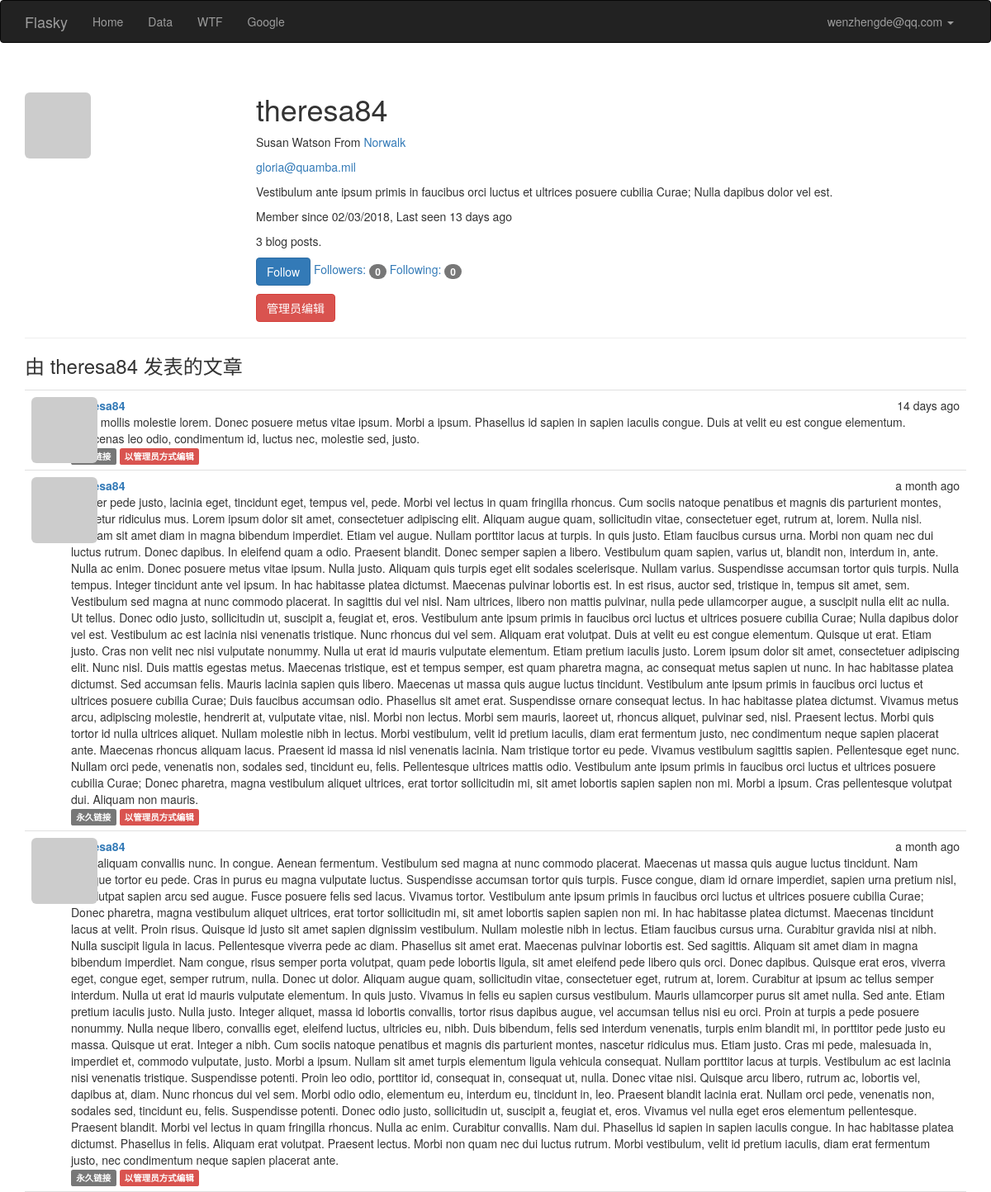
The page /user/theresa84 (signed in) on the database its author committed.
### app/models.py (models this page shows, shortened)
class User(UserMixin,db.Model):
    __tablename__ = 'users'
    id = db.Column(db.Integer, primary_key=True)
    email = db.Column(db.String(64),unique=True,index=True)
    username = db.Column(db.String(64), unique=True, index=True)
    password_hash = db.Column(db.String(128))
    role_id = db.Column(db.Integer, db.ForeignKey('roles.id'))
    confirmed = db.Column(db.Boolean,default=False)
    name = db.Column(db.String(64))
    location = db.Column(db.String(64))
    about_me = db.Column(db.Text())
    member_since = db.Column(db.DateTime(),default=datetime.utcnow)
    last_seen = db.Column(db.DateTime(),default=datetime.utcnow)
    avatar_hash = db.Column(db.String(32))
    posts = db.relationship('Post',backref='author',lazy='dynamic')
    test1 = db.Column(db.String(32))
    followed = db.relationship('Follow',
                               foreign_keys=[Follow.follower_id],
                               backref=db.backref('follower',lazy='joined'),
                               lazy='dynamic',
                               cascade = 'all,delete-orphan')
    followers = db.relationship('Follow',
                               foreign_keys=[Follow.followed_id],
                               backref=db.backref('followed',lazy='joined'),
                               lazy='dynamic',
                               cascade='all,delete-orphan')
    def ping(self):
        self.last_seen = datetime.utcnow()
        db.session.add(self)
    def can(self, perm):
        return self.role is not None and self.role.has_permission(perm)
    @property
    def password(self):
        raise AttributeError('password is not a readable attribute')
    def gravatar(self,size=100,default='identicon',rating='g'):
        if request.is_secure:
            url = 'https://secure.gravatar.com/avatar'
        else:
            url = 'http://www.gravatar.com/avatar'
        hash = self.avatar_hash
        return '{url}/{hash}?s={size}&d={default}&r={rating}'.format(url=url,hash=hash,size=size,default=default,rating=rating)
    def is_following(self,user):
        if user.id is None:
            return False
        return self.followed.filter_by(followed_id = user.id).first() is not None

class Post(db.Model):
    __tablename__ = 'posts'
    id = db.Column(db.Integer,primary_key=True)
    body = db.Column(db.Text)
    timestamp = db.Column(db.DateTime,index=True,default=datetime.utcnow)
    author_id = db.Column(db.Integer,db.ForeignKey('users.id'))
    body_html = db.Column(db.Text)

### app/main/views.py (the view)
@main.route('/user/<username>')
def user(username):
    user = User.query.filter_by(username = username).first()
    if user is None:
        abort(404)
    posts = user.posts.order_by(Post.timestamp.desc()).all()
    return render_template('user.html',user=user,posts=posts)

### app/auth/views.py (called while the page is built)
@auth.before_app_request
def before_request():
    if current_user.is_authenticated:
        current_user.ping()
        if not current_user.confirmed and request.endpoint[:5] !='auth.':
            return  redirect(url_for('auth.unconfirmed'))

### app/main/__init__.py (called while the page is built)
@main.app_context_processor
def inject_permissions():
    return dict(Permission=Permission)

### app/models.py (called while the page is built)
@login_manager.user_loader
def load_user(user_id):
    return User.query.get(int(user_id))

    def has_permission(self, perm):
        return self.permissions & perm == perm

### app/templates/user.html (shortened to what this page needs)
{% extends "base.html" %}
{% block page_content %}
<div class="page-header">
    <img class="img-rounded profile-thumbnail" src="{{ user.gravatar(size=256) }}">
    <div class="profile-header">
        <h1>{{ user.username }}</h1>
        {% if user.name or user.location %}
        <p>
        {% if user.name %}
            {{ user.name }}
        {% endif %}
        {% if user.location %}
            From <a href="http://maps.google.com/?q={{ user.location }}">{{ user.location }}</a>
        {% endif %}
        </p>
    {% endif %}
    {% if current_user.is_administrator %}
    <p><a href="mailto:{{ user.email }}">{{ user.email }}</a> </p>
    {% endif %}
    {% if user.about_me %}<p>{{ user.about_me }}</p>
    {% endif %}
    <p>
        Member since {{ moment(user.member_since).format('L') }},
        Last seen {{ moment(user.last_seen).fromNow() }}
    </p>
    <p>{{ user.posts.count() }} blog posts.</p>
    <p>
        {% if current_user.can(Permission.FOLLOW) and user != current_user %}
            {% if not current_user.is_following(user) %}
            <a href="{{ url_for('.follow', username=user.username) }}" class="btn btn-primary">Follow</a>
            {% else %}
            <a href="{{ url_for('.unfollow', username=user.username) }}" class="btn btn-default">Unfollow</a>
            {% endif %}{% endif %}
        <a href="{{ url_for('.followers', username=user.username) }}">Followers: <span class="badge">{{ user.followers.count() }}</span></a>
        <a href="{{ url_for('.followed_by', username=user.username) }}">Following: <span class="badge">{{ user.followed.count() }}</span></a>
    </p>
    <p>
    {% if current_user.is_administrator %}
        <a class="btn btn-danger"
           href="{{ url_for('.edit_profile_admin',id=user.id) }}">
        管理员编辑
        </a>
    {% endif %}
    </p>
    </div>
</div>
    <h3>由 {{ user.username }} 发表的文章</h3>
    {% include '_posts.html' %}
{% endblock %}

### app/templates/base.html (shortened to what this page needs)
{% extends "bootstrap/base.html" %}
{% block head %}
{{ super() }}
    <link rel="stylesheet" type="text/css" href="{{ url_for('static', filename='styles.css') }}">
{% endblock %}
{% block navbar %}
<div class="navbar navbar-inverse" role="navigation">
    <div class="container">
        <div class="navbar-header">
            <a class="navbar-brand" href="/">Flasky</a>
        </div>
        <div class="navbar-collapse collapse">
            <ul class="nav navbar-nav">
                <li><a href="/">Home</a></li>
                <li><a href="/data">Data</a></li>
                <li><a href="/wtf">WTF</a></li>
                <li><a href="/redirect">Google</a></li>
            </ul>
            <ul class="nav navbar-nav navbar-right">
                {% if current_user.is_authenticated %}
                    <li class="dropdown">
                        <a href="#" class="dropdown-toggle" data-toggle="dropdown">{{ current_user.email }} <b class="caret"></b></a>
                    </li>
                {% else %}
                    <li><a href="{{ url_for('auth.login') }}">登陆</a></li>
                {% endif %}
        </div>
    </div>
</div>
{% endblock %}
{% block content %}
<div class="container">
    {% block page_content %}{% endblock %}
</div>
{% endblock %}

### app/templates/_posts.html
<ul class="posts">
    {% for post in posts %}
    <li class="post">
        <div class="post-thumbnail">
            <a href="{{ url_for('.user', username=post.author.username) }}">
                <img class="img-rounded profile-thumbnail" src="{{ post.author.gravatar(size=40) }}">
            </a>
        </div>
        <div class="post-content">
            <div class="post-date">{{ moment(post.timestamp).fromNow() }}</div>
            <div class="post-author"><a href="{{ url_for('.user', username=post.author.username) }}">{{ post.author.username }}</a></div>
            <div class="post-body">
                {% if post.body_html %}
                    {{ post.body_html | safe }}
                {% else %}
                    {{ post.body }}
                {% endif %}
            </div>
            <div class="post-footer">
                <a href="{{ url_for('.post',id=post.id) }}">
                    <span class="label label-default">永久链接</span>
                    {% if current_user == post.author %}
                    <a href="{{ url_for('.edit',id=post.id) }}">
                        <span class="label label-primary">编辑</span>
                    </a>
                    {% elif current_user.is_administrator %}
                    <a href="{{ url_for('.edit',id=post.id) }}">
                        <span class="label label-danger">以管理员方式编辑</span>
                    </a>
                    {% endif %}
                </a>
            </div>
        </div>
    </li>
    {% endfor %}
</ul>

### app/static/styles.css (style rules this page uses)
.profile-thumbnail { position: absolute; }
.profile-header { min-height: 260px; margin-left: 280px; }
ul.posts { list-style-type: none; padding: 0px; margin: 16px 0px 0px 0px; border-top: 1px solid #e0e0e0; }
ul.posts li.post { padding: 8px; border-bottom: 1px solid #e0e0e0; }
div.post-date { float: right; }
div.post-author { font-weight: bold; }
div.post-thumbnail { position: absolute; }
div.post-content { margin-left: 48px; min-height: 48px; }

### rows shown on the page
User: email "wenzhengde@qq.com"
User: username "theresa84", name "Susan Watson", location "Norwalk", email "gloria@quamba.mil", about_me "Vestibulum ante ipsum primis in faucibus orci luctus et ultrices posuere cubilia Curae; Nulla dapibus dolor vel est.", member_since "02/03/2018", last_seen "13 days ago"
Post: timestamp "14 days ago", author.username "theresa84", body "Nulla mollis molestie lorem. Donec posuere metus vitae ipsum. Morbi a ipsum. Phasellus id sapien in sapien iaculis congue. Duis at velit eu est congue elementum. Maecenas leo odio, condimentum id, luctus nec, molestie sed, justo."
Post: timestamp "a month ago", author.username "theresa84", body "Integer pede justo, lacinia eget, tincidunt eget, tempus vel, pede. Morbi vel lectus in quam fringilla rhoncus. Cum sociis natoque penatibus et magnis dis parturient montes, nascetur ridiculus mus. Lorem ipsum dolor sit amet, consectetuer adipiscing elit. Aliquam augue quam, sollicitudin vitae, consectetuer eget, rutrum at, lorem. Nulla nisl. Aliquam sit amet diam in magna bibendum imperdiet. Etiam vel augue. Nullam porttitor lacus at turpis. In quis justo. Etiam faucibus cursus urna. Morbi non quam nec dui luctus rutrum. Donec dapibus. In eleifend quam a odio. Praesent blandit. Donec semper sapien a libero. Vestibulum quam sapien, varius ut, blandit non, interdum in, ante. Nulla ac enim.…"
Post: timestamp "a month ago", author.username "theresa84", body "Duis aliquam convallis nunc. In congue. Aenean fermentum. Vestibulum sed magna at nunc commodo placerat. Maecenas ut massa quis augue luctus tincidunt. Nam tristique tortor eu pede. Cras in purus eu magna vulputate luctus. Suspendisse accumsan tortor quis turpis. Fusce congue, diam id ornare imperdiet, sapien urna pretium nisl, ut volutpat sapien arcu sed augue. Fusce posuere felis sed lacus. Vivamus tortor. Vestibulum ante ipsum primis in faucibus orci luctus et ultrices posuere cubilia Curae; Donec pharetra, magna vestibulum aliquet ultrices, erat tortor sollicitudin mi, sit amet lobortis sapien sapien non mi. In hac habitasse platea dictumst. Maecenas tincidunt lacus at velit. Proin…"

### other values the page prints
{{ user.posts.count() }} "3"
{{ user.followers.count() }} "0"
{{ user.followed.count() }} "0"
